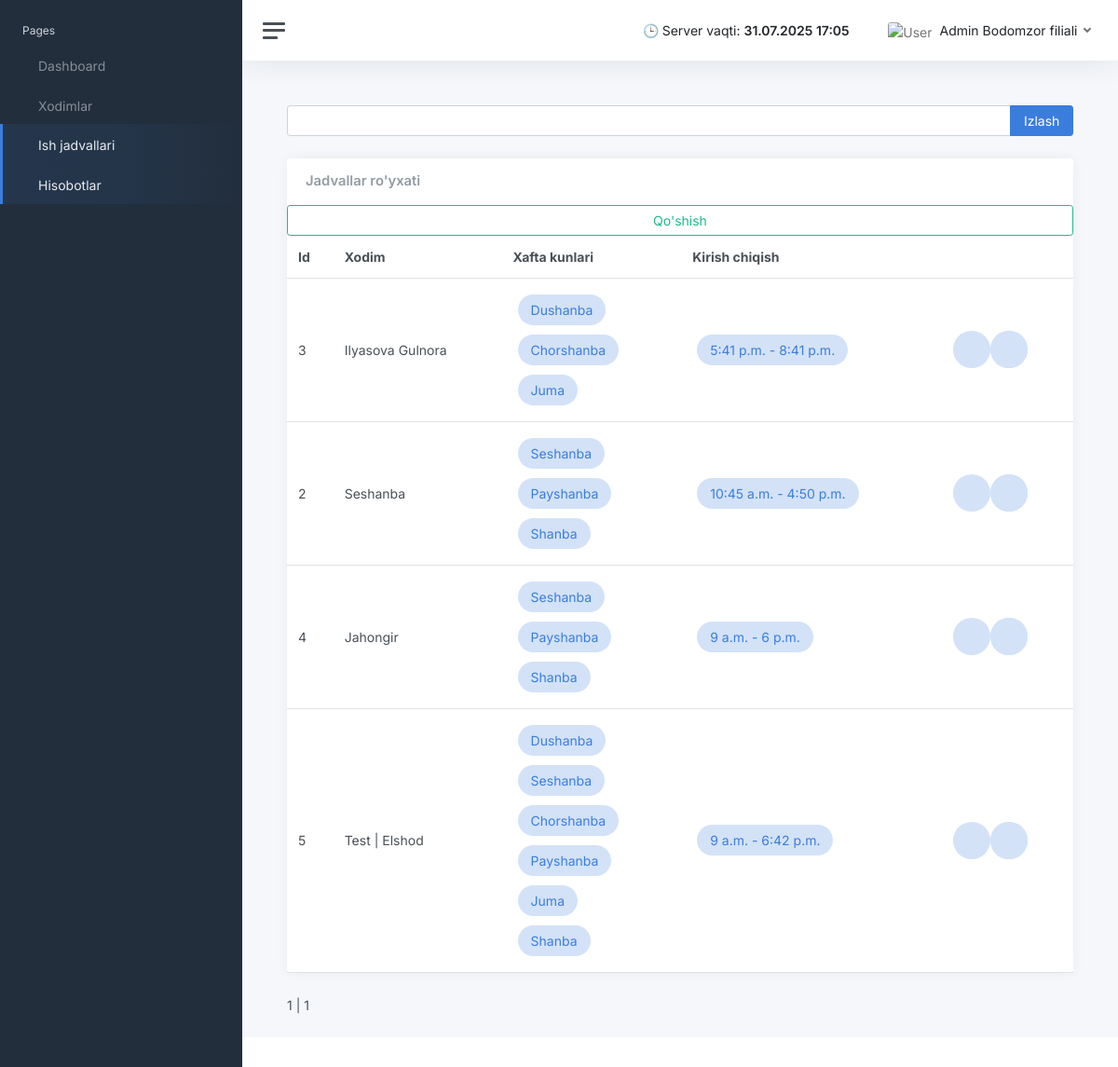
Screenshot of /schedules/ (signed in) with the database file from the repository.
### apps/superadmin/models.py (models this page shows, shortened)
class Filial(models.Model):
    filial_name = models.CharField(max_length=200, null=True, blank=True)
    class Meta:
        verbose_name = "Filial"
        verbose_name_plural = "Filiallar"

class Weekday(models.Model):
    name = models.CharField(max_length=20, unique=True)
    name_en = models.CharField(max_length=20, unique=True, null=True, blank=True)
    class Meta:
        verbose_name = "Hafta kuni"
        verbose_name_plural = "Hafta kunlari"

### apps/main/models.py (models this page shows, shortened)
class WorkSchedule(models.Model):
    weekday = models.ManyToManyField(Weekday, related_name='work_schedules')
    employee = models.ForeignKey(Employee, on_delete=models.CASCADE, related_name='work_schedules', null=True, blank=True)
    admin = models.ForeignKey(Administrator, on_delete=models.SET_NULL,  related_name='work_schedules', null=True, blank=True)
    start = models.TimeField()
    end = models.TimeField()
    class Meta:
        verbose_name = "Ish jadvali"
        verbose_name_plural = "Ish jadvali"

class Employee(models.Model):
    name = models.CharField(max_length=200, blank=True, null=True)
    user_id = models.IntegerField(null=True, blank=True, unique=True)
    filial = models.ForeignKey(Filial, on_delete=models.CASCADE, null=True, blank=True)
    created_at = models.DateTimeField(auto_now_add=True)
    class Meta:
        verbose_name = "Xodim"
        verbose_name_plural = "Xodimlar"

### apps/home/views.py (the view)
# urls.py: path('schedules/', views.schedules, name='schedules'),
@login_required(login_url="/login/")
def schedules(request):
    if request.user.is_superuser:
        return redirect('/login/')
    administrator = Administrator.objects.get(user=request.user)
    tashkent_time = timezone.localtime(timezone.now())
    all_schedules = WorkSchedule.objects.filter(employee__filial__id= administrator.filial.id)
    search_query = request.GET.get('q')
    if search_query:
        all_schedules = all_schedules.filter(Q(name__icontains=search_query))
    paginator = Paginator(all_schedules, 50)
    page_number = request.GET.get('page')
    page_obj = paginator.get_page(page_number)
    context = {
        'page_obj': page_obj,
        "segment": "schedules",
        "filial": administrator.filial.filial_name,
        'tashkent_time': tashkent_time
    }
    html_template = loader.get_template('home/user/workschedule/schedules.html')
    return HttpResponse(html_template.render(context, request))

### apps/templates/home/user/workschedule/schedules.html (shortened to what this page needs)
{% extends "layouts/base.html" %}
{% load static %}
{% block body_class %} dashboard {% endblock body_class %}
{% block stylesheets %}
  <link href="{% static 'css/app.css' %}" rel="stylesheet">
{% endblock stylesheets %}
{% block content %}
			<main class="content">
				<div class="container-fluid p-0">
					<form class="input-group mb-4" method="get">
						<input class="form-control" type="text" name="q" value="{{ search_query }}">
						<button class="input-group-text btn btn-primary" type="submit">Izlash</button>
					</form>
					<div class="row">
						<div class="col-12 col-lg-12 col-xxl-12 d-flex">
							<div class="card flex-fill">
								<div class="card-header">
									<h5 class="card-title mb-0">Jadvallar ro'yxati</h5>
								</div>
								<table class="table table-hover my-0">
									<thead>
										<tr>
											<th>Id</th>
											<th>Xodim</th>
											<th class="d-none d-xl-table-cell">Xafta kunlari</th>
											<th>Kirish chiqish</th>
											<th></th>
										</tr>
									</thead>
									<tbody>
									{% for schudele in page_obj %}
										<tr>
											<td class="d-none d-xl-table-cell">{{ schudele.id }}</td>
											<td class="d-none d-xl-table-cell">{{ schudele.employee.name }}</td>
											<td class="d-none d-xl-table-cell">
												{% for week in schudele.weekday.all %}
													<div class="col-auto text-primary">
														<span style="
															display: inline-block;
															background-color: #D3E2F7;
															padding: 6px 14px;
															border-radius: 50px;
															font-size: 14px;
															margin: 5px;">
															{{ week.name }}
														</span>
													</div>
												{% endfor %}
											</td>
											<td class="d-none d-xl-table-cell">
												<div class="col-auto text-primary">
													<span style="
														display: inline-block;
														background-color: #D3E2F7;
														padding: 6px 14px;
														border-radius: 50px;
														font-size: 14px;
														margin: 5px;">
														{{ schudele.start }} - {{ schudele.end }}
													</span>
												</div>
											</td>
											<td class="d-none d-md-table-cell">
												<div class="col-auto d-flex">
													<div class="stat text-primary">
													</div>
													<div class="stat text-danger">
														<div class="stat text-danger">
														</div>
													</div>
												</div>
											</td>
										</tr>
									{% endfor %}
									<a class="btn btn-outline-success text-right" href="{% url 'schedule_create' %}">
										Qo'shish
									</a>
									</tbody>
								</table>
							</div>
						</div>
					</div>
					<div class="pagination">
						<span class="step-links">
							<span class="current-page">
								{{ page_obj.number }} | {{ page_obj.paginator.num_pages }}
							</span>
						</span>
					</div>
                </div>
            </main>
{% endblock content %}

### apps/templates/includes/navigation.html (shortened to what this page needs)
<nav class="navbar navbar-expand navbar-light navbar-bg ">
  <a class="sidebar-toggle js-sidebar-toggle">
          <i class="hamburger align-self-center"></i>
       </a>
<div class="navbar-collapse collapse">
  <ul class="navbar-nav navbar-align">
    <li class="nav-item">
      <a class="nav-link " href="#" data-bs-toggle="dropdown">
        <span class="text-dark">🕒 Server vaqti: <strong>{{ tashkent_time|date:"d.m.Y  H:i" }}</strong></span>
      </a>
    </li>
    <li class="nav-item dropdown">
      <a class="nav-icon dropdown-toggle" href="#" id="messagesDropdown" data-bs-toggle="dropdown">
      </a>
    </li>
    <li class="nav-item dropdown">
      <a class="nav-link dropdown-toggle d-none d-sm-inline-block" href="#" data-bs-toggle="dropdown">
        <img src="https://www.shareicon.net/data/512x512/2016/09/01/822711_user_512x512.png"
             class="avatar img-fluid rounded me-1" alt="User" />
        <span class="text-dark">Admin {{ filial }}</span>
      </a>
    </li>
  </ul>
</div>
</nav>

### rows the page displays
Filial: filial_name "Bodomzor filiali"
WorkSchedule: id "3", employee.name "Ilyasova Gulnora", start "5:41 p.m.", end "8:41 p.m."
Weekday: name "Dushanba"
Weekday: name "Chorshanba"
Weekday: name "Juma"
WorkSchedule: id "2", employee.name "Seshanba", start "10:45 a.m.", end "4:50 p.m."
Weekday: name "Seshanba"
Weekday: name "Payshanba"
Weekday: name "Shanba"
WorkSchedule: id "4", employee.name "Jahongir", start "9 a.m.", end "6 p.m."
WorkSchedule: id "5", employee.name "Test | Elshod", start "9 a.m.", end "6:42 p.m."

### other values shown
{{ tashkent_time|date:"d.m.Y  H:i" }} "31.07.2025 17:05"
{{ page_obj.number }} "1"
{{ page_obj.paginator.num_pages }} "1"
